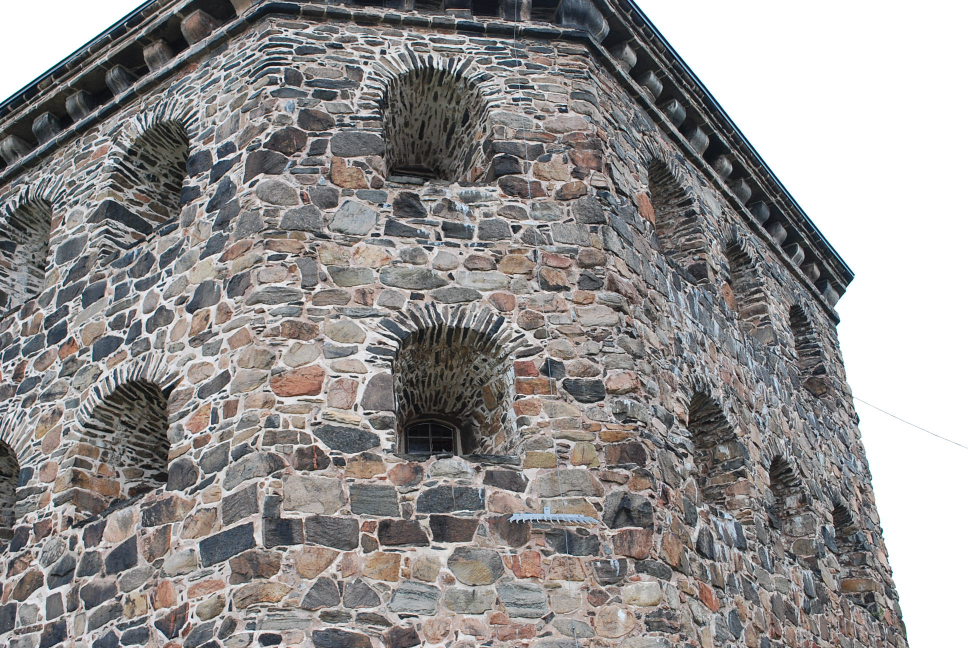
%> input picture FMAN95, Computer vision, Matlab/Epipolar Geometry/assignment3data/kronan1.JPG, 1936 x 1296 px (shown at 1/2 size)
$ octave Assignment3.m   (GNU Octave 9; MATLAB toolbox functions it lacks are replaced by stand-ins)
%> lines starting %> are read from the running program, lines starting %| are printed output that depends on the picture
### FMAN95, Computer vision, Matlab/Elements of Projective Geometry/assignment1data/rital.m
function rital(linjer,st)
%Each column of linjer should contain the homogeneous coordinates of a line
%Use hold on if you want to draw several lines otherwise only the last is drawn.
if nargin == 1,
 st='-';
end;
if size(linjer)==0,
  slask=[];
else
  [slask,nn]=size(linjer);
  rikt=psphere([linjer(2,:);-linjer(1,:);zeros(1,nn)]);
  punkter=pflat(cross(rikt,linjer));
  for i=1:nn;
   plot([punkter(1,i)-2000*rikt(1,i) punkter(1,i)+2000*rikt(1,i)], ...
        [punkter(2,i)-2000*rikt(2,i) punkter(2,i)+2000*rikt(2,i)],st, 'linewidth', 1.5);
  end;
  slask=[];
end;

### FMAN95, Computer vision, Matlab/Epipolar Geometry/assignment3data/pflat.m
function f = pflat(x)
f = x ./ x(end,:);
end

### FMAN95, Computer vision, Matlab/Epipolar Geometry/assignment3data/psphere.m
function [y,alpha]=psphere(x);
% [y,alpha]=psphere(x) - normalization of projective points.
% Do a normalization on the projective
% points in x. Each column is considered to
% be a point in homogeneous coordinates.
% INPUT :
%  x     - matrix in which each column is a point.
% OUTPUT :
%  y     - result after normalization.
%  alpha - depth

[a,n]=size(x);
alpha=sqrt(sum(x.^2));
y=x./(ones(a,1)*alpha);

### FMAN95, Computer vision, Matlab/Epipolar Geometry/Assignment3.m
% Computer exercise 1
load("assignment3data\compEx1data.mat");

% Normalize the x vectors

% Calc mean values
meanx1 = mean(x{1}(1, :));
meany1 = mean(x{1}(2, :));
meanx2 = mean(x{2}(1, :));
meany2 = mean(x{2}(2, :));
% Calc standard devs
stdx1 = std(x{1}(1, :));
stdy1 = std(x{1}(2, :));
stdx2 = std(x{2}(1, :));
stdy2 = std(x{2}(2, :));
%Construct normalization matrices
N1 = [1/stdx1 0 -meanx1/stdx1;
    0 1/stdy1 -meany1/stdy1;
    0 0 1];
N2 = [1/stdx2 0 -meanx2/stdx2;
    0 1/stdy2 -meany2/stdy2;
    0 0 1];
% Normalized x-vectors
xn1 = N1 * x{1};
xn2 = N2 * x{2};

% Set up the M matrix
M = zeros(length(xn1), 9);
for i = 1:length(xn1)
    xx = xn2 (:,i)* xn1 (:,i)';
    M(i ,:) = xx (:)';
end
%%
% Solve with svd
[U,S,V] = svd(M);

% Construct normalized F
v = V(:, end);
Fn = reshape(v, [3 3]);

% det(Fn) != 0 --
det(Fn);   % 4.1357e-12
% Epipolar constraint !=0
xn2(:, 1)' * Fn * xn1(:, 1); % -1.0028

% Creating closest matrix, Fnc with det(Fnc) = 0  <----- FUCK THIS SHIT
[Uc, Sc, Vc] = svd(Fn);
Sc(3, 3) = 0;
Fnc = Uc*Sc*Vc;
det(Fnc); % -2.5416e-24
xn2(:, 1)' * Fnc * xn1(:, 1); % 1.1148

% Compute F
F = N2' * Fn * N1;
F = F ./F(end, end);
F
% Compute epipolar lines
l = F*x{1};
l = l./ sqrt ( repmat (l (1 ,:).^2 + l (2 ,:).^2 ,[3 1]));
%l = l(1:end, :)./l(end, :)
% Pick out 20 random points
r = randi([1 2008], 20, 1);

% plot picture, 20 points and epipolar lines
kronan1 = imread("assignment3data\kronan1.JPG");
%> kronan1 is the input picture: size 1296x1936x3 uint8; mean R, G, B 147.1, 144.6, 143.9
kronan2 = imread("assignment3data\kronan2.JPG");
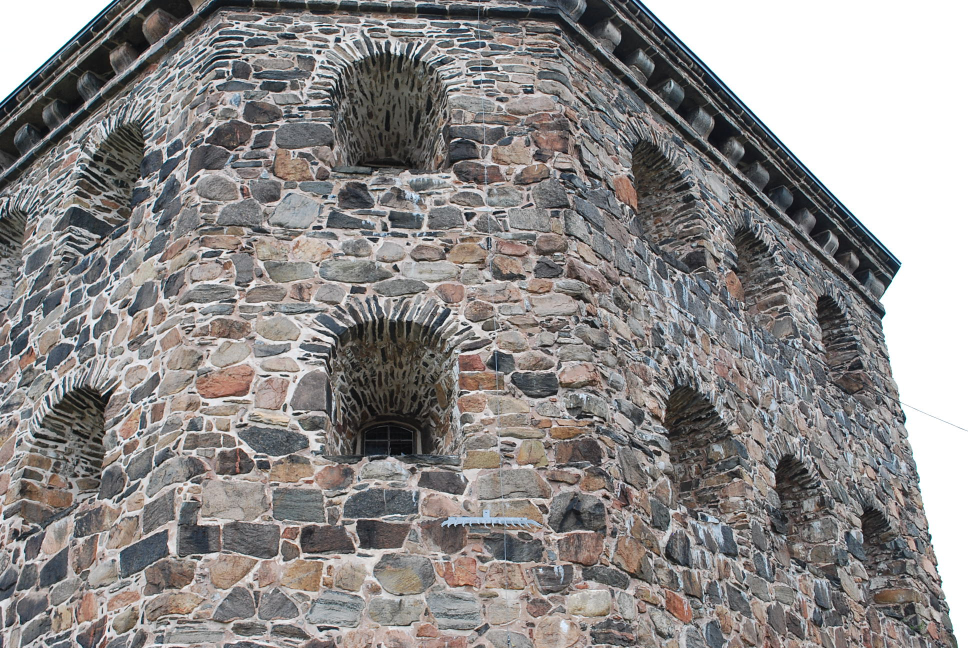
%> input picture FMAN95, Computer vision, Matlab/Epipolar Geometry/assignment3data/kronan2.JPG, 1936 x 1296 px (shown at 1/2 size)
%> kronan2 is the input picture: size 1296x1936x3 uint8; mean R, G, B 141.3, 138.2, 137.3
figure
imagesc(kronan2);
hold on;
axis equal;
randx = x{2}(:,r');
randl = l(:, r');
plot(randx(1, :), randx(2, :), '*');
rital(randl);


figure
hist(abs(sum(l.*x {2})) ,100);
%> figure, not shown here; tallest bar 288 high, from x = 9.72e-05 to 0.0498

m = mean(abs(sum(l.*x {2})));


%% Computer exercise 2

% Calculate P2 from F
[U2, S2, V2] = svd(F');
e2 = V2(:, end);
e2x = [0 -e2(3) e2(2); e2(3) 0 -e2(1); -e2(2) e2(1) 0];
P1 = [eye(3, 3) zeros(3, 1)];
P2 = -[e2x*F e2];

P1N1 = N1*P1;
P2N2 = N2*P2;

% Triangulation with DLT
Xa = ones(4, length(xn1));
for i = 1:length(xn1)
    M2 = [P1N1 -xn1(1:3,i) zeros(3,1);
        P2N2 zeros(3, 1) -xn2(1:3,i)];
    [U2, S2, V2] = svd(M2);
    v2 = V2(:, end);
    Xa(1:4, i) = v2(1:4);
end
Xa2 = [Xa(1:2, :);Xa(4, :);Xa(3, :)];
Xa2 = pflat(Xa2);
Xa = pflat(Xa);
x1p = pflat(N1\P1N1*Xa);
x2p = pflat(N2\P2N2*Xa);

figure(1)
imagesc(kronan2);
hold on;
axis equal;
randx = x{2}(:,r');
randl = l(:, r');
plot(x{2}(1,:), x{2}(2, :), 'r*');
plot(x2p(1, :), x2p(2, :), 'b+');


figure(2)
plot3(Xa(1, :), Xa(2, :), Xa(3, :), '.');

P1N12 = [P1N1(:, 1:2) P1N1(:, 4) P1N1(:, 3)];
P2N22 = [P2N2(:, 1:2) P2N2(:, 4) P1N1(:, 3)];

x1p2 = pflat(P1N12*Xa2);
x2p2 = pflat(P2N22*Xa2);

figure(3)
imagesc(kronan2);
hold on;
axis equal;
randx = x{2}(:,r');
randl = l(:, r');
plot(x{2}(1,:), x{2}(2, :), 'r*');
plot(x2p2(1, :), x2p2(2, :), 'b+');
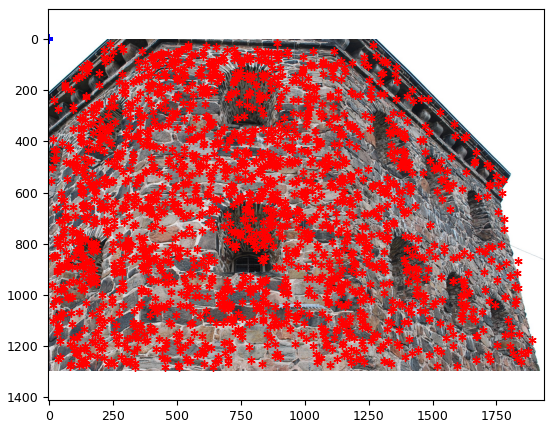
%> figure redrawn from the program's plot data


figure(4)
plot3(Xa2(1, :), Xa2(2, :), Xa2(3, :), '.');
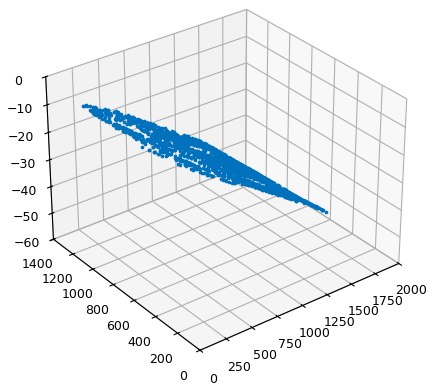
%> figure redrawn from the program's plot data

%% Computer exercise 3
load("assignment3data\compEx3data.mat");

% Normalise image points with K inverse
x1kn =  K \ x{1};
x2kn =  K \ x{2};

% Set up M- matrix
M3 = zeros(length(x1kn), 9);
for i = 1:length(x1kn)
    xx = x2kn (:,i)* x1kn (:,i)';
    M3(i ,:) = xx (:)';
end

% solve svd
[U3,S3,V3] = svd(M3);
v3 = V3(:, end);
min(diag(S3)); % 0.0066
norm(M3*v3); % 0.0066

Ea = reshape(v3, [3 3]);
[UE,SE,VE] = svd(Ea);

if det(UE*VE') > 0
    E = UE*diag([1 1 0])*VE';
else
    VE = -VE;
    E = UE*diag([1 1 0])*VE';
end

for i = 1:100
    x2kn(:, i)'*E*x1kn(:, i);
end

E = E./E(3, 3);
F = K'\E/K;

le3 = F*x{1}
% Pick out 20 random points
r = randi([1 2008], 20, 1);
figure
imagesc(kronan2);
hold on;
axis equal;
randx = x{2}(:,r');
randl = le3(:, r');
plot(randx(1, :), randx(2, :), 'r*');
rital(randl);
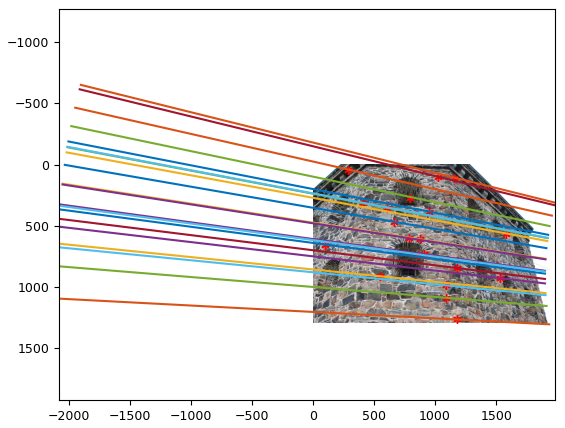
%> figure redrawn from the program's plot data


figure
hist(abs(sum(le3.*x {2})) ,100);
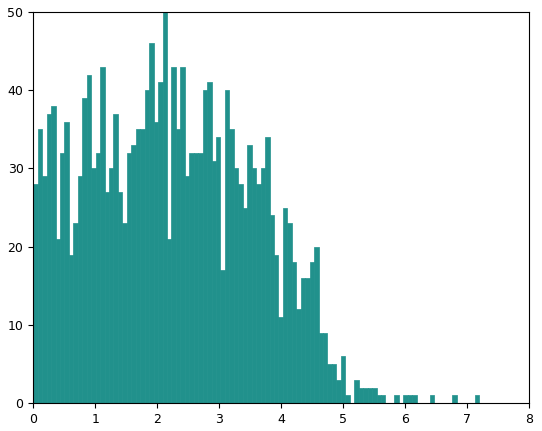
%> figure redrawn from the program's plot data; tallest bar 50 high, from x = 2.09 to 2.16


%% Computer Exercise 4

W = [0 -1 0; 1 0 0; 0 0 1];
P2e4 = {[UE*W*VE' UE(:, end)], [UE*W*VE' -UE(:, end)], [UE*W'*VE' UE(:, end)], [UE*W'*VE' -UE(:, end)]};

in_front = 0;
bestP2 = 0;
bestX = 0;

for i=1:4

    % Triangulate
    X = [];
    for j = 1:length(x2kn)
        Me4 = [P1 x1kn(:,j) zeros(3,1) ; P2e4{i} zeros(3,1) x2kn(:,j)];
        [Ut, St, Vt] = svd(Me4);
        X(:,j) = pflat(Vt(1:4,end));
    end

    % Check number of points in front of camera
    temp = sum(P1(3,:)*X > 0 & P2e4{i}(3,:)*X > 0);
    if  temp >= in_front
        bestP2 = P2e4{i};
        bestX = X;
        in_front = temp;
    end
end


P2f = K*bestP2;
X = bestX;
xe = pflat(P2f*X);

figure
imagesc(kronan2);
hold on;
axis equal;
randx = x{2}(:,r');
randl = l(:, r');
plot(x{2}(1,:), x{2}(2, :), 'r*');
plot(xe(1, :), xe(2, :), 'b+');
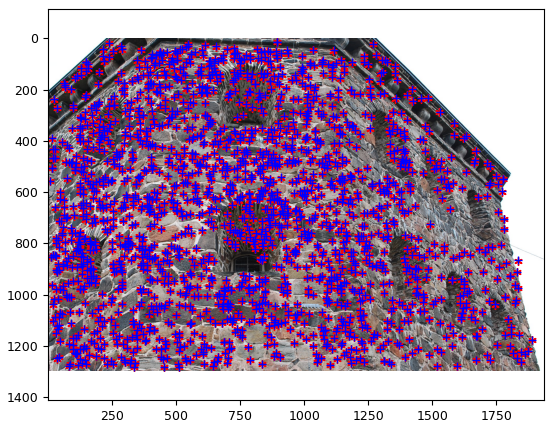
%> figure redrawn from the program's plot data


figure
plot3(X(1, :), X(2, :), X(3, :), '.');
hold on;
axis equal;
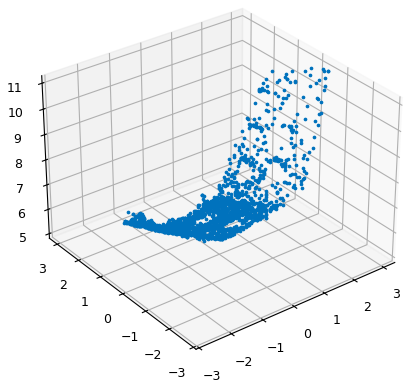
%> figure redrawn from the program's plot data
plotcams({P1, P2f})
%> (this line was passed over: plotcams is not available in this run)
